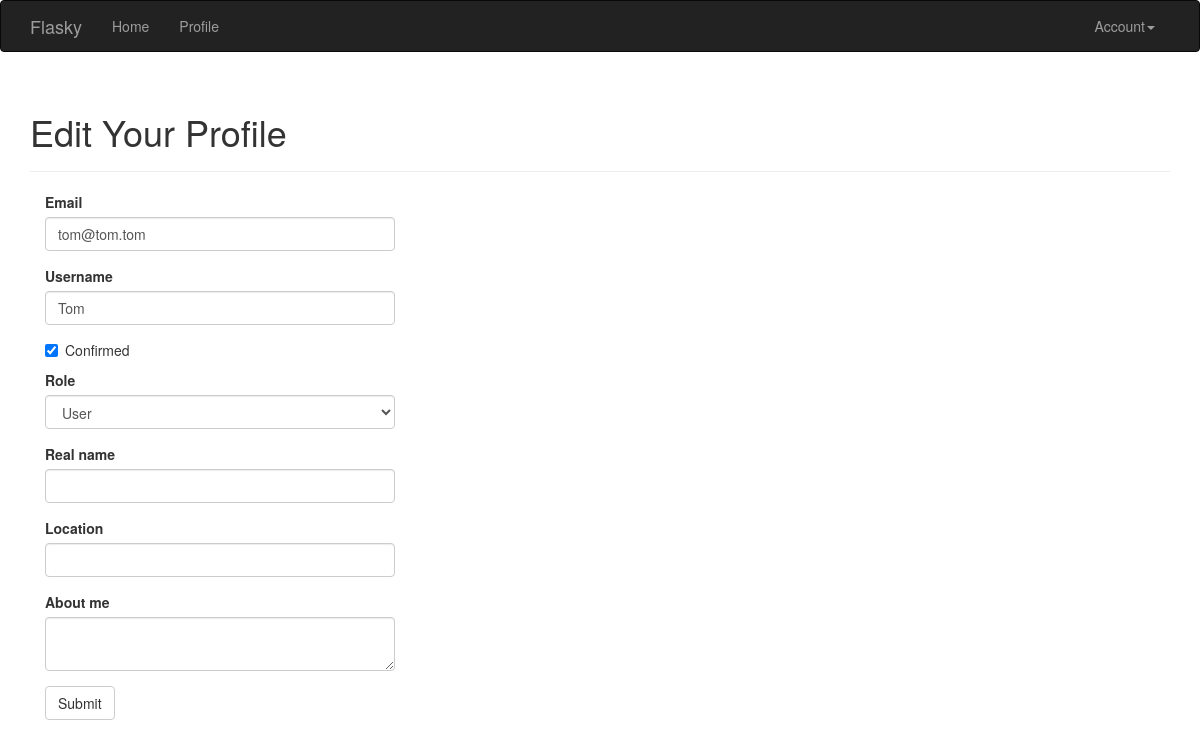
Screenshot of /edit-profile/3 (signed in) with the database file from the repository.
### app/models.py (models this page shows, shortened)
class User(UserMixin, db.Model):
    __tablename__ = 'users'
    id = db.Column(db.Integer, primary_key=True)
    email = db.Column(db.String(64), unique=True, index=True)
    username = db.Column(db.String(64), unique=True, index=True)
    role_id = db.Column(db.Integer, db.ForeignKey('roles.id'))
    password_hash = db.Column(db.String(128))
    confirmed = db.Column(db.Boolean, default=False)
    name = db.Column(db.String(64))
    location = db.Column(db.String(64))
    about_me = db.Column(db.Text())
    member_since = db.Column(db.DateTime(), default=datetime.utcnow)
    last_seen = db.Column(db.DateTime(), default=datetime.utcnow)
    avatar_hash = db.Column(db.String(32))
    posts = db.relationship('Post', backref='author', lazy='dynamic')
    followed = db.relationship('Follow',
                                foreign_keys=[Follow.follower_id],
                                backref=db.backref('follower', lazy='joined'),
                                lazy='dynamic',
                                cascade='all, delete-orphan')
    followers = db.relationship('Follow',
                                foreign_keys=[Follow.followed_id],
                                backref=db.backref('followed', lazy='joined'),
                                lazy='dynamic',
                                cascade='all, delete-orphan')
    @property
    def password(self):
        raise AttributeError('password is not a readable attribute')
    def can(self, permissions):
        return self.role is not None and \
            (self.role.permissions & permissions) == permissions
    def ping(self):
        self.last_seen = datetime.utcnow()
        db.session.add(self)

### app/main/views.py (the view, shortened to what this page needs)
@main.route('/edit-profile/<int:id>', methods=['GET', 'POST'])
@login_required
@admin_required
def edit_profile_admin(id):
    user = User.query.get_or_404(id)
    form = EditProfileAdminForm(user=user)
    form.email.data = user.email
    form.username.data = user.username
    form.confirmed.data = user.confirmed
    form.role.data = user.role_id
    form.name.data = user.name
    form.location.data = user.location
    form.about_me.data = user.about_me
    return render_template('edit_profile.html', form=form, user=user)

### app/main/forms.py (shortened to what this page needs)
class EditProfileAdminForm(FlaskForm):
    email = StringField('Email', validators=[Required(), Length(1, 64),
                                             Email()])
    username = StringField('Username', validators=[
        Required(), Length(1, 64), Regexp('^[A-Za-z][A-Za-z0-9_.]*$', 0,
                                          'Usernames must have only letters, '
                                          'numbers, dots or underscores')])
    confirmed = BooleanField('Confirmed')
    role = SelectField('Role', coerce=int)
    name = StringField('Real name', validators=[Length(0, 64)])
    location = StringField('Location', validators=[Length(0, 64)])
    about_me = TextAreaField('About me')
    submit = SubmitField('Submit')
    def __init__(self, user, *args, **kwargs):
        super(EditProfileAdminForm, self).__init__(*args, **kwargs)
        self.role.choices = [(role.id, role.name)
                             for role in Role.query.order_by(Role.name).all()]
        self.user = user

### app/auth/views.py (called while the page is built)
@auth.before_app_request
def before_request():
    if current_user.is_authenticated:
        current_user.ping()
        if not current_user.confirmed \
                and request.endpoint \
                and request.endpoint[:5] != 'auth.' \
                and request.endpoint != 'static':
            return redirect(url_for('auth.unconfirmed'))

### app/main/__init__.py (called while the page is built)
@main.app_context_processor
def inject_permissions():
    return dict(Permission=Permission)

### app/models.py (called while the page is built)
@login_manager.user_loader
def load_user(user_id):
    return User.query.get(int(user_id))

### app/templates/edit_profile.html (shortened to what this page needs)
{% extends "base.html" %}
{% import "bootstrap/wtf.html" as wtf %}
{% block page_content %}
<div class="page-header">
  <h1>Edit Your Profile</h1>
</div>
<div class="col-md-4">
  {{ wtf.quick_form(form) }}
</div>
{% endblock %}

### rows the page displays
User: email "tom@tom.tom", username "Tom", confirmed "☑", role "User"
